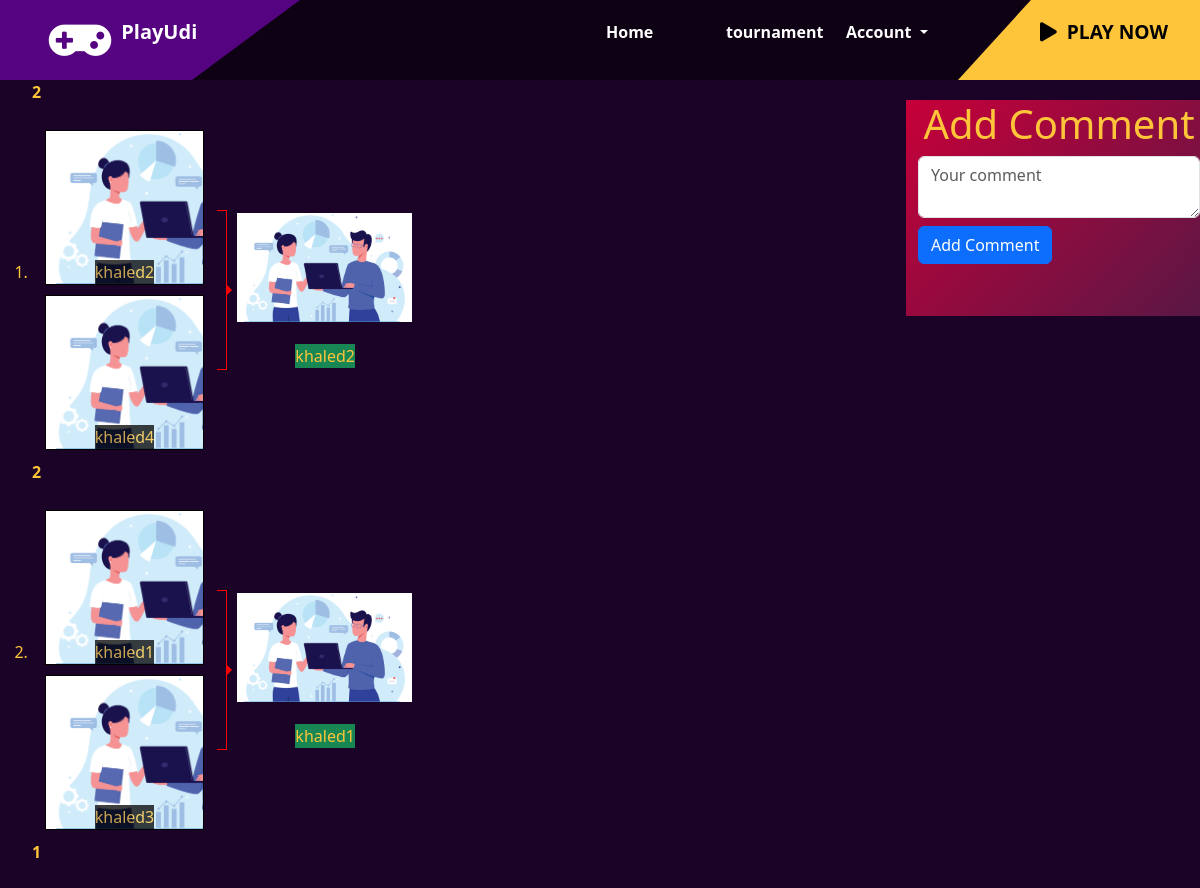
The app's page /tournaments/tournament_details/6/ (signed in, upper part), older data.
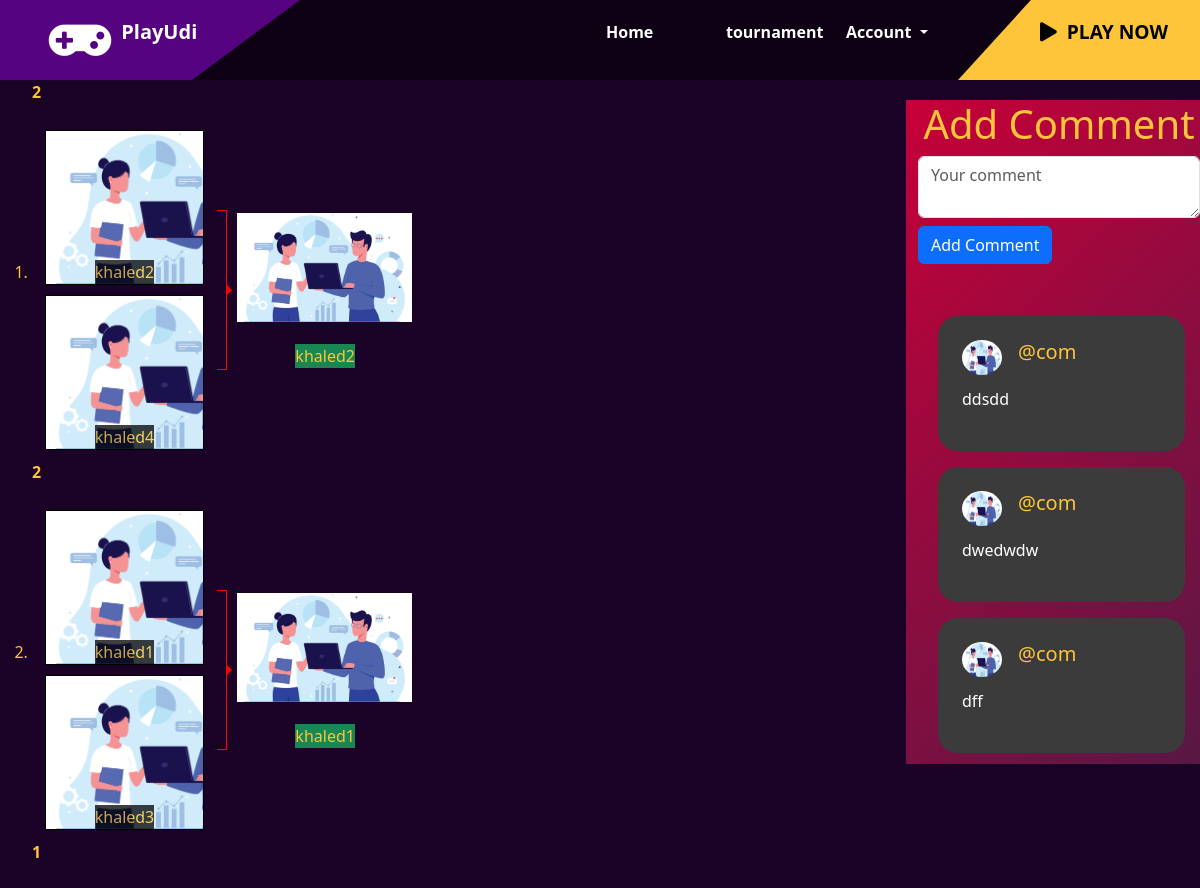
The same page, newer data.
### tournament/models.py (models this page shows, shortened)
class Match(models.Model):
    tournament = models.ForeignKey(Tournament, on_delete=models.CASCADE)
    player1 = models.ForeignKey(Profile, related_name='matches_as_player1', on_delete=models.CASCADE)
    player2 = models.ForeignKey(Profile, related_name='matches_as_player2', on_delete=models.CASCADE)
    winner = models.ForeignKey(Profile, null=True, blank=True, on_delete=models.CASCADE)
    in_round = models.IntegerField( default=0)

class Profile(models.Model):
    user_choices = (("1", "user"), ("2", "company"))
    user_ranks = (("nor", "Normal"),("pro", "Professional"), ('master', "Master"))
    user = models.OneToOneField(User, on_delete=models.CASCADE)
    bio=models.TextField(default="Player")
    birth_date = models.DateField(default="2000-10-10")
    avatar = models.ImageField(upload_to="images/", default="images/default.png")
    states = models.CharField(max_length=160,choices=user_choices, default="1")
    points = models.IntegerField(default=0)
    user_rank = models.CharField(max_length=160,choices=user_ranks, default="1")

### comment/models.py (models this page shows)
class Comment(models.Model):
    tournament = models.ForeignKey(Tournament, on_delete=models.CASCADE)
    profile = models.ForeignKey(Profile, on_delete=models.CASCADE)
    content = models.TextField()

### tournament/views.py (the view)
# urls.py: path('tournament_details/<tournament_id>/', views.show_tournament_details, name='show_tournament_details'),
def show_tournament_details(request:HttpRequest, tournament_id):
    tournament = Tournament.objects.get(id=tournament_id)
    matches = Match.objects.filter(tournament=tournament)
    comment = Comment.objects.filter(tournament=tournament)
    profile_user = Profile.objects.get(user=request.user)
    if request.method == "POST" and request.user.is_authenticated:
        new_comment = Comment(tournament=tournament, profile=profile_user, content=request.POST["content"])
        new_comment.save()
    match_len = matches.count()
    return render(request, 'tournament/tournament_details.html', {'tournament': tournament, 'matches': matches, "match_len":match_len, "comments":comment})

### tournament/templates/tournament/tournament_details.html (shortened to what this page needs)
{% extends 'main/base.html' %}
{% block content %}
<div class="row">
    <div class="col-9">
        {% if matches %}
    <ol style="color: #FEC53A;">
        {% for match in matches %}
        <p style="color: #FEC53A;font-weight: bold;">{{match.in_round}}</p>
            <li>
                <div class="ccontainer grid">
                    <div class="round">
                      <div class="round">
                        <div class="matchh" style=" width: 86%; display: flex;justify-content: center;align-items: end; height: 155px; background-size: cover;background-repeat: no-repeat; background-image: url({{match.player1.avatar.url}});"><div style="background-color: black; opacity: 75%;">{{ match.player1.user.username }}</div></div>
                        <div class="link"></div>
                        <div class="matchh" style=" width: 86%; display: flex;justify-content: center;align-items: end; height: 155px; background-size: cover;background-repeat: no-repeat; background-image: url({{match.player2.avatar.url}});"><div style="background-color: black; opacity: 75%;">{{ match.player2.user.username }}</div></div>
                      </div>
                    </div>
                {% if not match.winner %}
                    {% if match.tournament.owner.user == request.user%}
                    <form method="post" action="{% url 'tournament:select_winner' match.id %}">
                        {% csrf_token %}
                        <label for="winner">Select Winner:</label>
                        <select name="winner">
                            <option style="background:#FEC53A;" value="{{ match.player1.user.id }}">{{ match.player1.user.username }}</option>
                            <option value="{{ match.player2.user.id }}">{{ match.player2.user.username }}</option>
                        </select>
                        <button  type="submit">Submit Winner</button>
                    </form>
                {%endif%}
                {% else %}
                    <div style=" width: 86%; display: flex;justify-content: center;align-items: end; height: 155px; background-size: 175px;background-repeat: no-repeat; background-image: url({{match.winner.avatar.url}});"><div class="bg-success" style="width: fit-content; display: flex;justify-content: center;align-items: center;">{{ match.winner.user.username }}</div></div>
                {% endif %}
            </li>
            {% endfor %}
        </ol>
{% endif %}
    </div>
    <div class="hei col-3">
        <div class="headerss">
        <div class="foosterss">
            <h1 style="color: #FEC53A; display: flex;justify-content: center;">Add Comment</h1>
            <form action="{% url 'tournament:show_tournament_details' tournament.id %}" method="post" >
                <textarea  class="form-control mt-2" name="content"  placeholder="Your comment"></textarea>
                <input class="btn btn-primary mt-2" type="submit" value="Add Comment" />
            </form>
        </div>
        <nav class="sidebarss">
            <div  class="scrollbox">
                <div class="scrollbox-inner">
                    <p>
                        <div  class="row d-flex" style="flex-direction: column-reverse;">
                            {% for comment in comments %}
                    <div>
                            <div style="border-radius: 20px; background-color:rgb(59, 59, 59);" class="d-flex flex-column gap-1 p-4 mt-3">
                                <div class="d-flex gap-3">
                                    <img src="{{comment.profile.avatar.url}}" width="40px" height="35px" style="border-radius: 50%;">
                                    <h5 style="color: #FEC53A;" >@{{comment.profile.user.username}}</h5>
                                </div>
                                <p class="mt-2">{{comment.content}}</p>
                            </div>
                        </div>
                            {% endfor%}
                    </div>
                    </p>
                </div>
            </div>
        </nav>
    </div>
</div>
{% endblock %}

### main/templates/main/base.html (shortened to what this page needs)
{% load static %}
<!DOCTYPE html>
<html>
    <head>
        <link rel="stylesheet" href="{% static 'styles/all.min.css' %}">
        <link href="https://cdn.jsdelivr.net/npm/bootstrap@5.3.1/dist/css/bootstrap.min.css" rel="stylesheet">
        <link rel="stylesheet" href="https://cdn.jsdelivr.net/npm/bootstrap-icons@1.10.5/font/bootstrap-icons.css">
        <link rel="stylesheet" href="{% static 'styles/stylee.css' %}" />
    </head>
      <body style="background-color:#1a0327;">
            <header>
                <div class="logo">
                    <i class="fas fa-gamepad"></i>
                    <p style="font-weight: bold;">PlayUdi</p>
                </div>
                <ul style="display: flex;justify-content: start;" class="navbar navbar-expand-lg">
                    <div class="container-fluid">
                        <div class="collapse navbar-collapse" id="navbarScroll">
                          <ul class="navbar-nav me-auto my-2 my-lg-0 navbar-nav-scroll" style="--bs-scroll-height: 100px; align-items: center;">
                            <li class="nav-item">
                              <a class="nav-link" aria-current="page" href="{% url 'main:home_view'%}">Home</a>
                            </li>
                            <li class="nav-item">
                              <a class="nav-link" href="{% url 'tournament:tournament_view'%}">tournament</a>
                            </li>
                            {% if request.user.is_authenticated%}
                            <li class="nav-item dropdown">
                              <a  class="nav-link dropdown-toggle " style="color: #fff;" href="#" role="button" data-bs-toggle="dropdown" aria-expanded="false">
                                Account
                              </a>
                            {% endif %}
                          </ul>
                          <button type="button" id="btn"><i class="fas fa-play"></i>PLAY NOW</button>
            </header>
          {% block content %}
          {% endblock content %}
        </div>
    </body>
</html>

### main/static/styles/stylee.css (style rules this page uses)
* { margin: 0; padding: 0; box-sizing: border-box; }
header { width: 100%; height: 10vh; background:rgba(0,0,0,0.5); display: flex; align-items: center; justify-content: space-between; }
.logo { width: 300px; height: 10vh; background: #550381; display: flex; align-items: center; justify-content: center; color: #fff; clip-path: polygon(0 0, 100% 0, 64% 100%, 0% 100%); padding: 10px; line-height: 1.3rem; }
.logo p { width: 130px; margin-left: 10px; font-size: 20px; }
.logo .fas { font-size: 50px; }
ul.navbar { display: flex; list-style: none; }
ul.navbar li { width: 120px; }
ul.navbar li a { text-decoration: none; color: #fff; font-weight: bold; }
#btn { width: 250px; height: 12vh; background: #FEC53A; color:#000; outline: none; border: none; clip-path: polygon(35% 0, 100% 0, 100% 100%, 0% 100%); font-size: 1.2rem; font-weight: bold; text-align: right; padding-right: 40px; margin-right: -20px; }
#btn .fas { margin-right: 10px; }
ul li { list-style: none; line-height: 2.5rem; }
ul li a { text-decoration: none; color: #fff; }
.hei { background: linear-gradient(-45deg,#571845 , #c70039); margin-top: 20px; width: 25%; height: max-content; }
.sidebarss { display: flex; overflow: auto; flex-direction: column; padding: 20px 5px 0 20px; max-height: 500px; }
.scrollbox { overflow: auto; padding-right: 10px; visibility: visible; }
.scrollbox-inner p { font-size: 16px; color: #fff; }
.grid { display: grid; grid-template-columns: repeat(3, 205px); align-items: center; }
.round { position: relative; max-width: 185px; }
.matchh { display: grid; justify-content: center; align-content: center; height: 80px; width: 180px; margin: 10px auto; border: 1px solid black; }
.link { position: absolute; top: 25%; bottom: 25%; left: 100%; right: -10px; border-top: 1px solid red; border-bottom: 1px solid red; border-right: 1px solid red; }
.link:after { content: ""; position: absolute; top: calc(50% - 5px); left: 10px; width: 0; height: 0; border-top: 5px solid transparent; border-bottom: 5px solid transparent; border-left: 5px solid red; }

Row changes from the older to the newer data that the page shows:
added Comment: profile.avatar (placeholder picture), profile.user.username "com", content "dff"
added Comment: profile.avatar (placeholder picture), profile.user.username "com", content "dwedwdw"
added Comment: profile.avatar (placeholder picture), profile.user.username "com", content "ddsdd"
